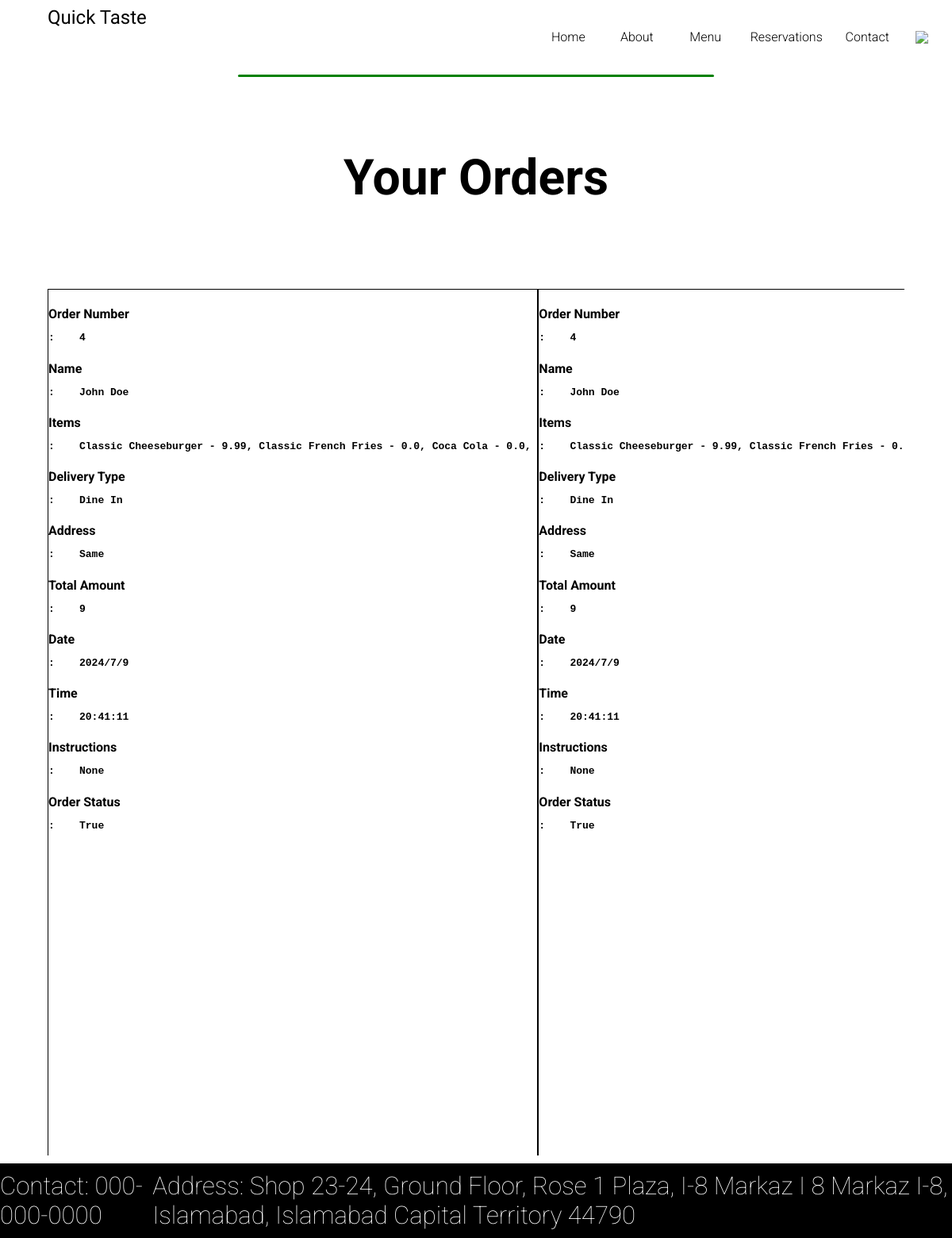
Page /orders (signed in) on the committed database.
### main/models.py (models this page shows)
class Orders(models.Model):
    id = models.AutoField(primary_key=True)
    cust_id = models.IntegerField(null=False)
    name = models.CharField(max_length=150, null=False)
    items = models.JSONField(null=True)
    delivery = models.CharField(max_length=100, null=False)
    address = models.CharField(max_length=500, null=False)
    amount = models.IntegerField(null=False)
    date = models.CharField(null=False, max_length=100)
    time = models.CharField(null=False, max_length=100)
    instructions = models.CharField(null=True, max_length=2000)
    order_complete = models.BooleanField(null=False)

### main/views.py (the view, shortened to what this page needs)
# urls.py: path('orders', views.orders, name='Orders'),
def orders(request):
    if request.method == "GET":
        name = request.session.get('user')
        type = request.session.get('type')
        if name:
            orders_all = None
            if type == 'c':
                user = User.objects.filter(name=name)
                user = user.first()
                orders_all = Orders.objects.filter(cust_id=user.id)
            else:
                orders_all = Orders.objects.filter(order_complete = False)
            context = {}
            data = []
            for i in orders_all:
                print(i.id)
                context['Order Number'] = i.id
                print(i.name)
                context['Name'] = i.name
                print(i.delivery)
                context['Items'] = i.items
                print(i.items)
                context['Delivery Type'] = i.delivery
                print(i.address)
                context['Address'] = i.address
                print(i.amount)
                context['Total Amount'] = i.amount
                print(i.date)
                context['Date'] = i.date
                print(i.time)
                context['Time'] = i.time
                print(i.instructions)
                context['Instructions'] = i.instructions
                print(i.order_complete)
                context['Order Status'] = i.order_complete
                data.append(context)
            if len(data) == 0:
                data = None
            print(data)
            return render(request, 'orders.html', context = {'data' : data})
        else:
            return render(request, 'login.html')
    return render(request, 'orders.html')

### templates/orders.html (shortened to what this page needs)
{% load static %}
<!DOCTYPE html>
<html lang="en">
<head>
    <link rel="stylesheet" href="{% static 'css/orders.css' %}">
</head>
<body>
    <div id="landing_header">
        <a href='#'><h2 id="landing_header_left">
            Quick Taste
        </h2></a>
        <div id="landing_header_right">
            <a href="/">Home</a>
            <a href="/about">About</a>
            <a href="/menu/burgers">Menu</a>
            <a href="/reservations">Reservations</a>
            <a href="/contact">Contact</a>
            <button id="hidden_menu_button"><img id="hidden_menu" src="https://static.thenounproject.com/png/356889-200.png" /></button>
        </div>
    </div>
    <div id="divider_container"><div id="divider"></div></div>
    <div id="orders_container">
        <h3>Your Orders</h3>
        <div id="detail_container">
            {% for i in data %}
            <div data-order-id="{{ i.id }}">
            {% for j, k in i.items %}
            <h4 class="order">{{ j }}
                {% if j == 'Items' %}
                <pre>:    {% for l, m in k.items %}{% for n in m %}{{ n }}, {% endfor %}{% endfor %}</pre>
                {% else %}
                <pre>:    {{ k }}</pre>
                {% endif %}
            </h4>
            {% endfor %}
            </div>
            {% endfor %}
        </div>
    </div>
    <div id="footer">
        <h2>Contact: 000-000-0000</h2>
        <h2>Address: Shop 23-24, Ground Floor, Rose 1 Plaza, I-8 Markaz I 8 Markaz I-8, Islamabad, Islamabad Capital Territory 44790</h2>
    </div>
</body>
</html>

### static/css/orders.css (style rules this page uses)
body { margin: 0; padding: 0; font-family: "Roboto", sans-serif; font-weight: 300; font-style: normal; }
#landing_header { position: relative; max-width: 100vw; height: 6vh; display: flex; align-items: center; }
#landing_header a { text-decoration: none; }
#landing_header_left { position: relative; width: 50vw; height: 5vh; padding-left: 5vw; color: black; font-family: "Playwrite GB S", cursive; font-optical-sizing: auto; font-weight: 100; font-style: normal; align-items: center; }
#landing_header_right { position: relative; height: 6vh; width: 50vw; display: flex; justify-content: space-evenly; align-items: center; }
#landing_header_right a { position: relative; display: grid; color: black; text-decoration: none; height:6vh; align-items: center; justify-content: center; min-width: 5vw; }
#divider_container { position: relative; height: 2vh; max-width: 100vw; display: flex; justify-content: center; }
#divider { position: relative; width: 50vw; height: 0.25vh; background-color: green; border-radius: 5vh; }
#orders_container { position: relative; display: grid; justify-content: center; align-items: start; max-width: 100vw; height: 88vh; grid-gap: none; }
#orders_container h3 { position: relative; display: grid; justify-content: center; align-items: center; font-size: 4vh; }
#detail_container { position: relative; display: flex; justify-content: space-evenly; align-items:start; width: 90vw; height: 70vh; overflow-y: scroll; }
#detail_container div { position: relative; width: 80vw; height: 88vh; border: 1px solid black; }
#footer { position: absolute; bottom: 0vh; width: 100vw; height: 6vh; background-color: black; display: flex; justify-content: space-evenly; align-items: center; }
#footer h2 { color: white; font-family: "Roboto", sans-serif; font-weight: 100; font-style: normal; font-size: 2vh; }
#hidden_menu { position: relative; max-width: 2vw; }
#hidden_menu_button { position: relative; display: grid; background-color: transparent; border: none; max-width: 2vw; align-items: center; justify-content: center; }

### rows in the picture
Orders: i "John Doe" "Dine In" "Same" "2024/7/9" "20:41:11" "None" "John Doe" "Dine In" "Same" "2024/7/9" "20:41:11" "None"

### other values in the picture
{{ j }} "Order Number" "Name" "Items" "Delivery Type" "Address" "Total Amount" "Date" "Time" "Instructions" "Order Status" "Order Number" "Name" "Items" "Delivery Type" "Address" "Total Amount" "Date" "Time" "Instructions" "Order Status"
{{ k }} "4" "9" "True" "4" "9" "True"
{{ n }} "Classic Cheeseburger - 9.99" "Classic French Fries - 0.0" "Coca Cola - 0.0" "Classic Cheeseburger - 9.99" "Classic French Fries -…"
